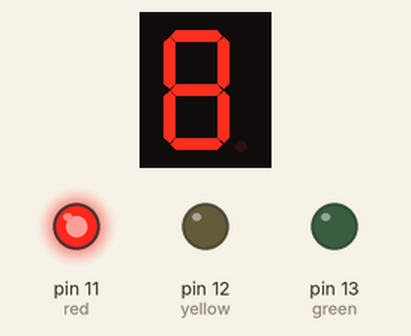
A sketch run on a simulated Arduino Uno, built with avr-gcc and run on an emulated ATmega328P. Shown: 1-digit seven-segment display, output pins drawn as LEDs (lit = HIGH). Wiring (inferred from the names in the program): 1-digit 7-segment display, segments lit when HIGH: segments pin 6, pin 5, pin 4, pin 10, pin 9, pin 7, pin 8. The segment pins are drawn as the display they are named for; pins used as bus, display or sensor lines are not drawn.

Above: at 0.1 s.
At 5.1 s:
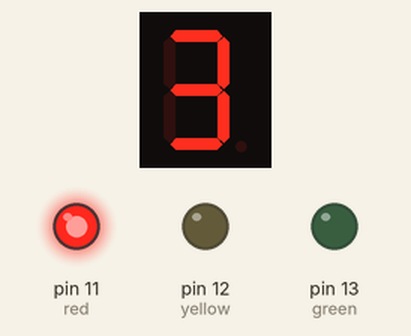
At 10.1 s:
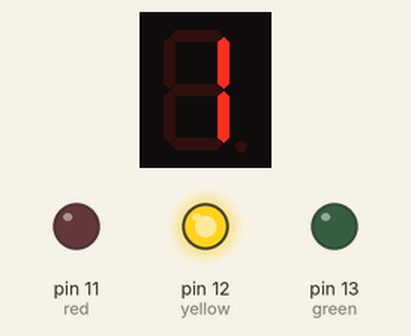
At 21.1 s:
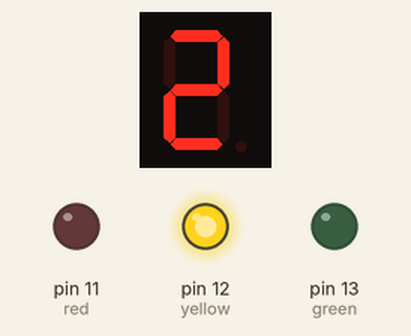
At 30.1 s:
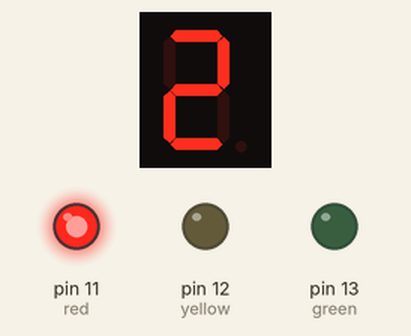
At 39.1 s:
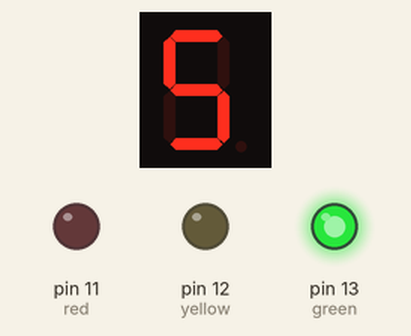
Timing chart, 0 to 40.0 s (numbered marks = the images above):
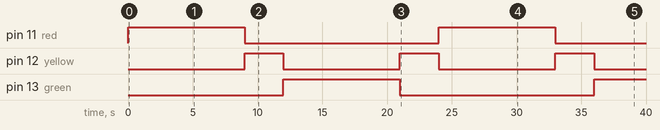

Measured:
- by itself, pin 11 (red): alternates HIGH for 9.0 s and LOW for 15.0 s
- by itself, pin 12 (yellow): alternates HIGH for 3.0 s and LOW for 9.0 s
- by itself, pin 13 (green): LOW → HIGH at 12.0 s, → LOW 9.0 s later, → HIGH 15.0 s later
- what the display in image 1 shows lasts 1.0 s, from 5.0 s to 6.0 s

The sketch:

Traffic_Lights_with_Timer.ino
```cpp
// Traffic Lights with 7-Segment Timer
// Every 8 seconds, switch from Red Light to Green Light and vice-versa
// with 2 seconds delay in between for the Yellow Light
const int a=6; //a of 7-segment attach to digital pin 6
const int b=5; //b of 7-segment attach to digital pin 5
const int c=4; //c of 7-segment attach to digital pin 4
const int d=10; //d of 7-segment attach to digital pin 10
const int e=9; //e of 7-segment attach to digital pin 9
const int f=7; //f of 7-segment attach to digital pin 7
const int g=8; //g of 7-segment attach to digital pin 8

const int red=11; // Red LED attached to digital pin 11
const int yellow=12; // Yellow LED attached to digital pin 12
const int green=13; // Green LED attached to digital pin 13

void setup()
{
  // loop over thisPin from 4 to 13 and set them all to output
  for(int thisPin = 4; thisPin <= 13; thisPin++)
  {
    pinMode(thisPin,OUTPUT);
  }
}

void loop()
{
  // Initial State of LEDs
  digitalWrite(red,HIGH);
  digitalWrite(yellow,LOW);
  digitalWrite(green,LOW);
  countdown_from_8();

  // Countdown 2 seconds and turn on Yellow LED
  digitalWrite(red,LOW);
  digitalWrite(yellow,HIGH);
  digitalWrite(green,LOW);
  countdown_from_2();

  // Countdown 8 seconds and turn on Green LED
  digitalWrite(red,LOW);
  digitalWrite(yellow,LOW);
  digitalWrite(green,HIGH);
  countdown_from_8();

  // Countdown 2 seconds and turn on Yellow LED
  digitalWrite(red,LOW);
  digitalWrite(yellow,HIGH);
  digitalWrite(green,LOW);
  countdown_from_2();
}

void countdown_from_2()
{
  digital_2();// display 2 to the 7-segment
  delay(1000); //wait for a second
  digital_1();// display 1 to the 7-segment
  delay(1000); //wait for a second
  digital_0();// display 0 to the 7-segment
  delay(1000);//wait for a second
}

void countdown_from_8()
{
  digital_8();// display 8 to the 7-segment
  delay(1000);//wait for a second
  digital_7();// display 7 to the 7-segment
  delay(1000); //wait for a second
  digital_6();// display 6 to the 7-segment
  delay(1000); //wait for a second
  digital_5();// display 5 to the 7-segment
  delay(1000); //wait for a second
  digital_4();// display 4 to the 7-segment
  delay(1000); //wait for a second
  digital_3();// display 3 to the 7-segment
  delay(1000); //wait for a second
  digital_2();// display 2 to the 7-segment
  delay(1000); //wait for a second
  digital_1();// display 1 to the 7-segment
  delay(1000); //wait for a second
  digital_0();// display 0 to the 7-segment
  delay(1000);//wait for a second
}

void digital_0(void) // display 0 to the 7-segment
{
  for(int j = 4;j <= 10;j++)
  digitalWrite(j,HIGH);
  digitalWrite(g,LOW); // Turn off g of the 7-segment
}

void digital_1(void) // display 1 to the 7-segment
{
  for(int j = 4;j <= 10;j++)//turn off the others
  {
    digitalWrite(j,LOW);
  }
  digitalWrite(c,HIGH);//turn the c of the 7-segment on
  digitalWrite(b,HIGH);//turn the b of the 7-segment on
}

void digital_2(void) // display 2 to the 7-segment
{
  digitalWrite(b,HIGH);
  digitalWrite(a,HIGH);
  for(int j = 8;j <= 10;j++)
  digitalWrite(j,HIGH);
  digitalWrite(c,LOW);
  digitalWrite(f,LOW);
}

void digital_3(void) // display 3 to the 7-segment
{
  unsigned char j;
  digitalWrite(g,HIGH);
  digitalWrite(d,HIGH);
  for(j=5;j<=7;j++)
  digitalWrite(j,HIGH);
  digitalWrite(f,LOW);
  digitalWrite(e,LOW);
}

void digital_4(void) // display 4 to the 7-segment
{
  digitalWrite(c,HIGH);
  digitalWrite(b,HIGH);
  digitalWrite(f,HIGH);
  digitalWrite(g,HIGH);
  digitalWrite(a,LOW);
  digitalWrite(e,LOW);
  digitalWrite(d,LOW);
}

void digital_5(void) // display 5 to the 7-segment
{
  for(int j = 4;j <= 10;j++) {
    digitalWrite(j, HIGH);
  }
  digitalWrite(b,LOW);
  digitalWrite(e,LOW);
}

void digital_6(void) // display 6 to the 7-segment
{
  for(int j = 4;j <= 10;j++) {
    digitalWrite(j, HIGH);
  }
  digitalWrite(b,LOW);
}

void digital_7(void) // display 7 to the 7-segment
{
  for(int j = 4;j <= 10;j++) {
    digitalWrite(j, LOW);
  }
  digitalWrite(a,HIGH);
  digitalWrite(b,HIGH);
  digitalWrite(c,HIGH);
  digitalWrite(f,HIGH);
}

void digital_8(void) // display 8 to the 7-segment
{
  unsigned char j;
  for(j = 4;j <=10;j++)
  digitalWrite(j,HIGH);
}
```
